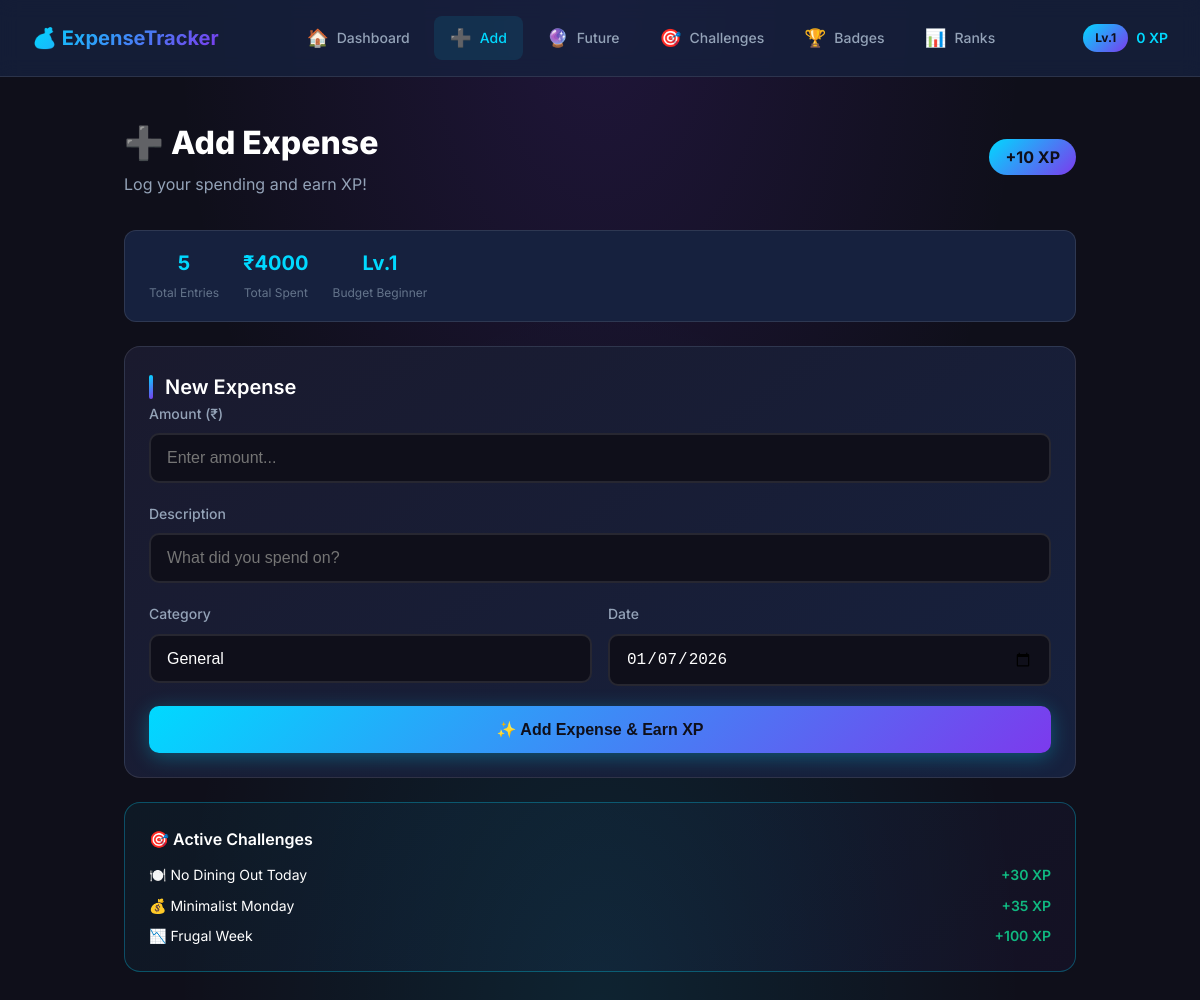
Screenshot of /add/ with the database file from the repository.
### tracker/models.py (models this page shows, shortened)
class UserProfile(models.Model):
    THEME_CHOICES = [
        ('dark', 'Dark Mode'),
        ('light', 'Light Mode'),
        ('neon', 'Neon Glow'),
        ('midnight', 'Midnight Blue'),
        ('forest', 'Forest Green'),
    ]
    user = models.OneToOneField(User, on_delete=models.CASCADE, null=True, blank=True)
    xp = models.IntegerField(default=0)
    level = models.IntegerField(default=1)
    current_streak = models.IntegerField(default=0)
    longest_streak = models.IntegerField(default=0)
    last_expense_date = models.DateField(null=True, blank=True)
    streak_multiplier = models.FloatField(default=1.0)
    theme = models.CharField(max_length=20, choices=THEME_CHOICES, default='dark')
    unlocked_themes = models.JSONField(default=list)
    unlocked_insights = models.JSONField(default=list)
    total_saved = models.DecimalField(max_digits=12, decimal_places=2, default=0)
    challenges_completed = models.IntegerField(default=0)
    created_at = models.DateTimeField(auto_now_add=True)
    def get_rank(self):
        ranks = {
            1: "Budget Beginner",
            2: "Penny Tracker",
            3: "Money Manager",
            4: "Finance Wizard",
            5: "Expense Master",
            6: "Budget Guru",
            7: "Wealth Warrior",
            8: "Fortune Keeper",
            9: "Money Legend",
            10: "Financial Titan"
        }
        return ranks.get(min(self.level, 10), "Financial Titan")

class UserChallenge(models.Model):
    STATUS_CHOICES = [
        ('active', 'Active'),
        ('completed', 'Completed'),
        ('failed', 'Failed'),
    ]
    user_profile = models.ForeignKey(UserProfile, on_delete=models.CASCADE, related_name='challenges')
    challenge = models.ForeignKey(Challenge, on_delete=models.CASCADE)
    status = models.CharField(max_length=20, choices=STATUS_CHOICES, default='active')
    progress = models.IntegerField(default=0)
    started_at = models.DateTimeField(auto_now_add=True)
    completed_at = models.DateTimeField(null=True, blank=True)
    class Meta:
        unique_together = ['user_profile', 'challenge', 'started_at']

class Challenge(models.Model):
    CHALLENGE_TYPE = [
        ('daily', 'Daily'),
        ('weekly', 'Weekly'),
    ]
    CATEGORY_CHOICES = [
        ('no_spend', 'No Spend'),
        ('budget', 'Stay Under Budget'),
        ('track', 'Track Expenses'),
        ('save', 'Save Money'),
    ]
    title = models.CharField(max_length=200)
    description = models.TextField()
    icon = models.CharField(max_length=10, default='🎯')
    challenge_type = models.CharField(max_length=20, choices=CHALLENGE_TYPE)
    category = models.CharField(max_length=50, choices=CATEGORY_CHOICES)
    target_value = models.IntegerField(default=0)  # e.g., max spend amount, min savings
    excluded_categories = models.JSONField(default=list)  # Categories to avoid
    xp_reward = models.IntegerField(default=25)
    streak_bonus = models.BooleanField(default=False)
    is_active = models.BooleanField(default=True)

### tracker/views.py (the view, shortened to what this page needs)
# urls.py: path('add/', views.add_expense, name='add_expense'),
def add_expense(request):
    profile = get_or_create_profile()
    expenses = Expense.objects.all()
    total_amount = expenses.aggregate(Sum('amount'))['amount__sum'] or 0
    active_challenges = UserChallenge.objects.filter(
        user_profile=profile,
        status='active'
    ).select_related('challenge')[:3]
    context = {
        'profile': profile,
        'total_expenses': expenses.count(),
        'total_amount': int(total_amount),
        'active_challenges': active_challenges,
        'categories': ['General', 'Food', 'Transport', 'Shopping', 'Entertainment', 'Bills', 'Health', 'Other'],
    }
    return render(request, "add_expense.html", context)

### tracker/views.py (called while the page is built)
def get_or_create_profile():
    profile, created = UserProfile.objects.get_or_create(
        user=None,
        defaults={
            'unlocked_themes': ['dark'],
            'unlocked_insights': []
        }
    )
    if created:
        create_default_achievements()
        create_default_challenges()
    return profile

### tracker/templates/add_expense.html (shortened to what this page needs)
{% extends 'base.html' %}
{% block content %}
<header class="page-header">
    <div class="header-content">
        <h1>➕ Add Expense</h1>
        <p class="subtitle">Log your spending and earn XP!</p>
    </div>
    <div class="xp-info">
        <span class="xp-badge-large">+10 XP</span>
    </div>
</header>
<div class="stats-bar-mini">
    <div class="stat-mini">
        <span class="stat-mini-value">{{ total_expenses }}</span>
        <span class="stat-mini-label">Total Entries</span>
    </div>
    <div class="stat-mini">
        <span class="stat-mini-value">₹{{ total_amount }}</span>
        <span class="stat-mini-label">Total Spent</span>
    </div>
    <div class="stat-mini">
        <span class="stat-mini-value">Lv.{{ profile.level }}</span>
        <span class="stat-mini-label">{{ profile.get_rank }}</span>
    </div>
</div>
<div class="card">
    <h2 class="card-title">New Expense</h2>
    <form method="POST" class="expense-form">
        <div class="form-group">
            <label class="form-label" for="amount">Amount (₹)</label>
            <input type="number" id="amount" name="amount" class="form-input" placeholder="Enter amount..." required
                step="0.01" min="0">
        </div>
        <div class="form-group">
            <label class="form-label" for="description">Description</label>
            <input type="text" id="description" name="description" class="form-input"
                placeholder="What did you spend on?" required maxlength="255">
        </div>
        <div class="form-row">
            <div class="form-group">
                <label class="form-label" for="category">Category</label>
                <select id="category" name="category" class="form-input form-select">
                    {% for cat in categories %}
                    <option value="{{ cat }}">{{ cat }}</option>
                    {% endfor %}
                </select>
            </div>
            <div class="form-group">
                <label class="form-label" for="date">Date</label>
                <input type="date" id="date" name="date" class="form-input" required>
            </div>
        </div>
        <button type="submit" class="btn btn-primary btn-block btn-glow">
            ✨ Add Expense & Earn XP
        </button>
    </form>
</div>
{% if active_challenges %}
<div class="card card-highlight">
    <h3 class="card-title-sm">🎯 Active Challenges</h3>
    <div class="mini-challenge-list">
        {% for uc in active_challenges %}
        <div class="mini-challenge">
            <span>{{ uc.challenge.icon }} {{ uc.challenge.title }}</span>
            <span class="mini-xp">+{{ uc.challenge.xp_reward }} XP</span>
        </div>
        {% endfor %}
    </div>
</div>
{% endif %}
{% endblock %}

### tracker/templates/base.html (shortened to what this page needs)
{% load static %}
<!DOCTYPE html>
<html lang="en">
<head>
    <link rel="stylesheet" href="{% static 'tracker/css/style.css' %}">
</head>
<body class="theme-{{ profile.theme|default:'dark' }}">
    <nav class="navbar">
        <div class="nav-brand">
            <a href="{% url 'dashboard' %}">💰 ExpenseTracker</a>
        </div>
        <div class="nav-links">
            <a href="{% url 'dashboard' %}" class="nav-item {% if request.path == '/' %}active{% endif %}">
                <span class="nav-icon">🏠</span>
                <span class="nav-text">Dashboard</span>
            </a>
            <a href="{% url 'add_expense' %}" class="nav-item {% if 'add' in request.path %}active{% endif %}">
                <span class="nav-icon">➕</span>
                <span class="nav-text">Add</span>
            </a>
            <a href="{% url 'predictions' %}" class="nav-item {% if 'predictions' in request.path %}active{% endif %}">
                <span class="nav-icon">🔮</span>
                <span class="nav-text">Future</span>
            </a>
            <a href="{% url 'challenges' %}" class="nav-item {% if 'challenges' in request.path %}active{% endif %}">
                <span class="nav-icon">🎯</span>
                <span class="nav-text">Challenges</span>
            </a>
            <a href="{% url 'achievements' %}"
                class="nav-item {% if 'achievements' in request.path %}active{% endif %}">
                <span class="nav-icon">🏆</span>
                <span class="nav-text">Badges</span>
            </a>
            <a href="{% url 'leaderboard' %}" class="nav-item {% if 'leaderboard' in request.path %}active{% endif %}">
                <span class="nav-icon">📊</span>
                <span class="nav-text">Ranks</span>
            </a>
        </div>
        <div class="nav-profile">
            <div class="profile-badge">
                <span class="level-badge-small">Lv.{{ profile.level }}</span>
                <span class="xp-badge">{{ profile.xp }} XP</span>
            </div>
        </div>
    </nav>
    <main class="main-content">
        <div class="container">
            {% block content %}{% endblock %}
        </div>
    </main>
</body>
</html>

### rows the page displays
UserProfile: level "1", xp "0", get_rank "Budget Beginner"
UserChallenge: challenge.icon "🍽️", challenge "No Dining Out Today", challenge.xp_reward "30"
UserChallenge: challenge.icon "💰", challenge "Minimalist Monday", challenge.xp_reward "35"
UserChallenge: challenge.icon "📉", challenge "Frugal Week", challenge.xp_reward "100"

### other values shown
{{ total_expenses }} "5"
{{ total_amount }} "4000"
form field category "General"
